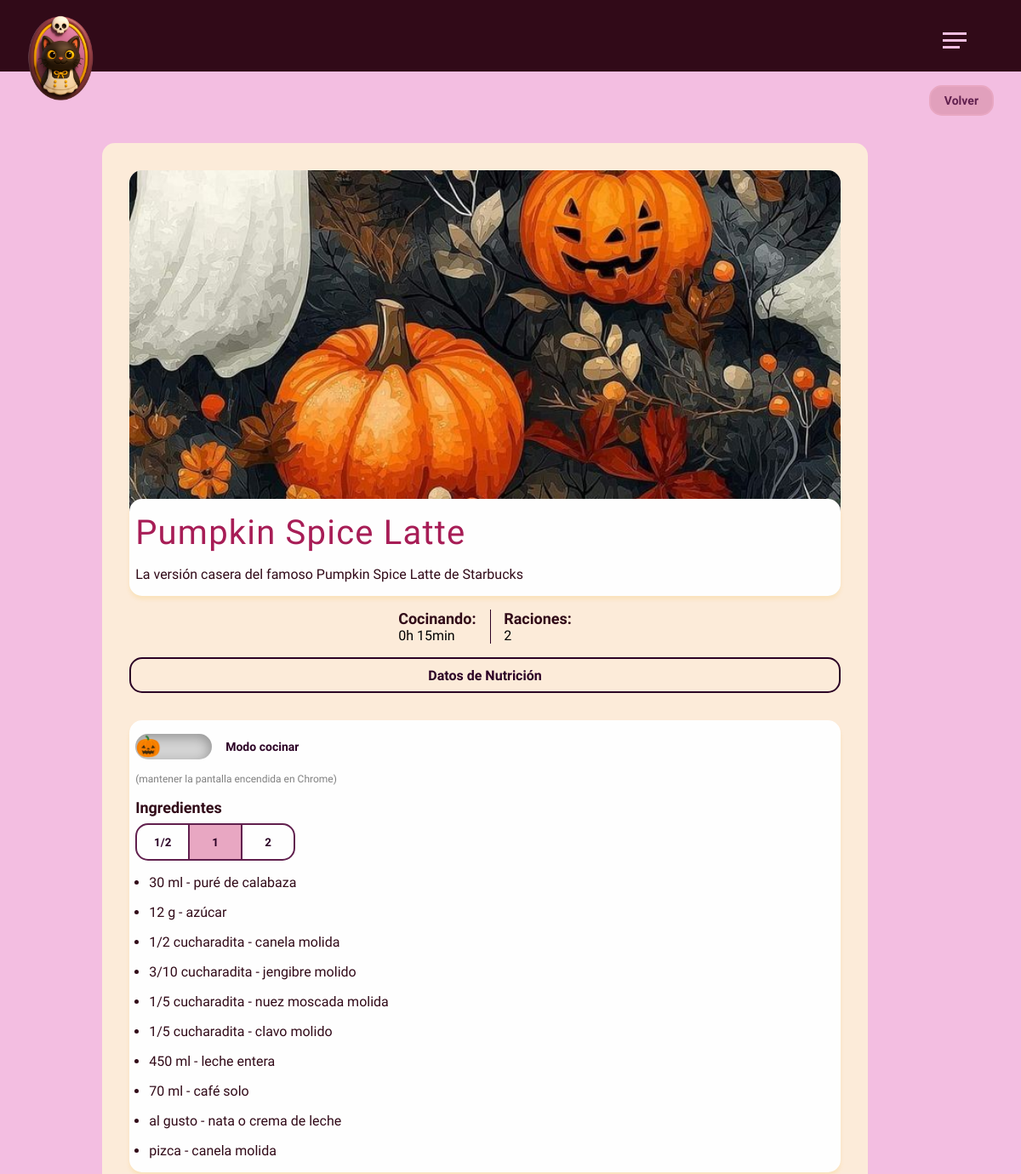
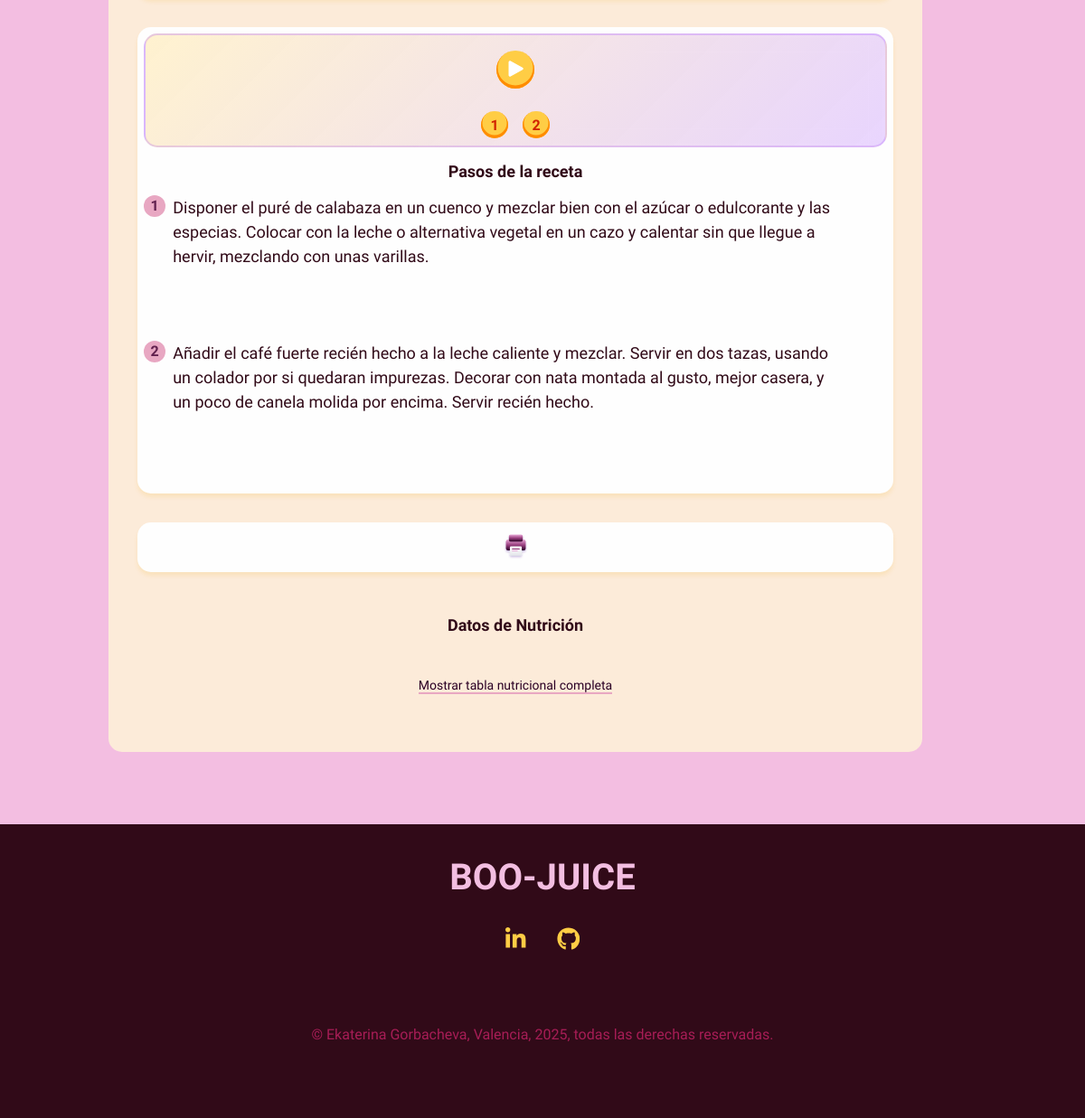
The app's page /receta/10 with its own data (2 pictures, top to bottom).
### tables this page shows
CREATE TABLE recetas (
        id INTEGER PRIMARY KEY AUTOINCREMENT,
        usuario_id INTEGER NULL,
        nombre_receta TEXT NOT NULL,
        descripcion TEXT NOT NULL 
            DEFAULT 'Nadie podría describir con palabras el sabor de este plato',
        portada TEXT,
        video TEXT,
        tiempo_preparacion INTEGER,
        cantidad_porciones INTEGER NOT NULL DEFAULT 2,
        fecha_creacion DATETIME NOT NULL,
        fecha_modificacion DATETIME NOT NULL DEFAULT CURRENT_TIMESTAMP,
        FOREIGN KEY (usuario_id)
            REFERENCES usuarios(id)
            ON DELETE SET NULL
    );

CREATE TABLE ingredientes_en_receta (
        id INTEGER PRIMARY KEY AUTOINCREMENT,
        receta_id INTEGER NOT NULL,
        ingrediente_id INTEGER NOT NULL,         
        cantidad REAL NOT NULL DEFAULT 1.0,
        medida TEXT NOT NULL CHECK (
            medida IN (
                'pieza', 'g', 'kg', 'cuchara', 'cucharadita',
                'taza', 'ml', 'l', 'al gusto', 'pizca'
            )
        ),
        FOREIGN KEY (receta_id)
            REFERENCES recetas(id)
            ON DELETE CASCADE, 
        FOREIGN KEY (ingrediente_id)
            REFERENCES ingredientes(id)
            ON DELETE CASCADE
    );

CREATE TABLE ingredientes (
        id INTEGER PRIMARY KEY AUTOINCREMENT,
        nombre_ingrediente_es TEXT NOT NULL,
        nombre_ingrediente_en TEXT,  
        protein_G REAL, 
        fat_G REAL, 
        energy_KCAL REAL,
        carbohydrate_G REAL, 
        fecha_creacion DATETIME NOT NULL,
        fecha_modificacion DATETIME NOT NULL DEFAULT CURRENT_TIMESTAMP  
        
              
    );

CREATE TABLE pasos_receta (
        id INTEGER PRIMARY KEY AUTOINCREMENT,
        receta_id INTEGER NOT NULL,
        numero_paso INTEGER NOT NULL,
        descripcion TEXT NOT NULL,
        imagen TEXT,
        FOREIGN KEY (receta_id)
            REFERENCES recetas(id)
            ON DELETE CASCADE,
        UNIQUE (receta_id, numero_paso)
    );

### routes/showrecepies.py (the view)
@recepy_page.route('/receta/<int:id>')
def receta(id):
    is_user = session.get('user_loggedin')
    if is_user:
        user_sql_id = session.get("sql_user_id")
    else: user_sql_id = ""
    try:
        with dbquery.get_connection('recetas.db') as conn:
            data = dbquery.get_receta_by_id(id, conn)
            for item in (data or {}).get('ingredientes', []):
                if type(item['cantidad']) == float and (item['cantidad'] < 1 and item['cantidad'] > 0):
                    frac = Fraction(item['cantidad']).limit_denominator(10)
                    item['cantidad_str'] = str(frac)
                elif type(item['cantidad']) == float and item['cantidad'] >= 1:
                    item['cantidad_str'] = f"{item['cantidad']:g}"
                else:
                    item['cantidad_str'] = ''
            receta_in_favoritos = dbquery.check_receta_in_favoritos(conn, id, user_sql_id)
            can_save = bool(is_user and not receta_in_favoritos)
    except Exception as e:
        logger.error(f"Error getting data: {e}")
        abort(500)
    if not data:
        abort(404)
    return render_template('receta.html', data=data, user=is_user, can_save=can_save)

### app.py (called while the page is built)
@app.before_request
def load_user_from_session():
    uid = session.get("uid")
    if uid:
        g.user = {
            "uid": uid,
            "email_verified": session.get("email_verified", False)
        }
    else:
        g.user = None

### sqlite_CRUD_script.py (called while the page is built)
def create_connection(db_name: str) -> sqlite3.Connection:
    conn = sqlite3.connect(db_name)
    logger.debug('Conexión con DB establecida de forma correcta')
    return conn

def close_connection(conn):
    conn.close()
    logger.debug('Conexion con DB finalizada de forma correcta.')

@contextmanager
def get_connection(db_name: str):
    conn = create_connection(db_name)
    try:
        yield conn
    finally:
        close_connection(conn)

def make_dicts(cursor, row):
    return dict((cursor.description[idx][0], value)
                for idx, value in enumerate(row))

def check_receta_in_favoritos(conn, receta_id, user_id):
    conn.row_factory = make_dicts
    cursor = conn.cursor()
    cursor.execute("""
        SELECT * FROM usuarios_recetas_favoritos WHERE receta_id = ? AND usuario_id = ?;
    """, (receta_id, user_id))
    recetas = cursor.fetchall()
    return True if recetas else False

### templates/receta.html (shortened to what this page needs)
{% extends './layout.html' %}
{% block styles %}
<link rel="stylesheet" href="{{ url_for('static', filename='styles/receta.css')}}">
{% endblock %}
{% block volver_button %}
    <a href="/recetas#{{ 'receta_id_' + data.id|string }}" onclick="history.back(); return false;" class="volver-button">Volver </a>
{% endblock %}
{% block content %}
<div class="wrapper-main">
    <div class="content-inner">
        <section class="comon__info">
            <div class="cell">
                    <div class="img__box">
                        <img
                            src="{{ data.portada or [
                                url_for('static', filename='assets/images/shopping.jpg'),
                                url_for('static', filename='assets/images/pattern2.jpg'),
                                url_for('static', filename='assets/images/pattern3.jpg'),
                                url_for('static', filename='assets/images/pattern_boo_1.jpg'),
                                url_for('static', filename='assets/images/iconPimpkinIdea.jpg')
                            ] | random }}"
                            alt="{{ data.nombre_receta }}"
                            >
                    </div>
                    <div class="title__box">
                        <div class="name__like_btn">
                            <h1>{{ data.nombre_receta }}</h1>
                        </div>
                        <p>{{ data.descripcion }}</p>
                    </div>
            </div>
            <div class="preparation__info">
                <div>
                    <h3 class="label">Cocinando:</h3>
                    <p>{{ data.tiempo_preparacion//60 }}h {{ data.tiempo_preparacion%60 }}min</p>
                </div>
                <div>
                    <h3 class="label">Raciones:</h3>
                    <p>{{ data.cantidad_porciones }}</p>
                </div>
            </div>
            <a href="#nutricion" class="outlined__link">Datos de Nutrición</a>
        </section>
        <section class="ingredientes">
            <div class="ingredientes__btns">
                <label class="theme-toggle" aria-label="Toggle for no shutdown display">
                    <span class="slider">
                        <span class="icon">🎃</span>
                    </span>
                </label>
                <p class="toggle_label">Modo cocinar</p>
            </div>
            <small class="hint_pantalla">(mantener la pantalla encendida en Chrome)</small>
            <div class="ingredientes__size">
                <h3 class="label">Ingredientes</h3>
                <div class="btns__box">
                    <button data-factor="0.5">1/2</button>
                    <hr>
                    <button data-factor="1" class="active">1</button>
                    <hr>
                    <button data-factor="2">2</button>
                </div>
            </div>
            <ul class="ingredientes__list">
                {% for item in data.ingredientes %}
                <li
                    data-base="{{ item.cantidad }}"
                    data-medida="{{ item.medida }}"
                    data-nombre="{{ item.nombre_ingrediente_es }}"
                >{{ item.cantidad_str }} {{ item.medida }} - {{ item.nombre_ingrediente_es }}</li>
                {% endfor %}
            </ul>
        </section>
        <section class="steps">
            {% if data.pasos %}
            <div class="player-box">
                <div class="player">
                    <button type="button" id="play_recepy" class="play">
                        <svg xmlns="http://www.w3.org/2000/svg" viewBox="0 0 448 512" class="play_svg" fill="currentColor">
                            <path d="M91.2 36.9c-12.4-6.8-27.4-6.5-39.6 .7S32 57.9 32 72l0 368c0 14.1 7.5 27.2 19.6 34.4s27.2 7.5 39.6 .7l336-184c12.8-7 20.8-20.5 20.8-35.1s-8-28.1-20.8-35.1l-336-184z"/>
                        </svg>
                    </button>
                </div>
                <div class="step-box">
                    {% for item in data.pasos %}
                    <button class="player-by-step" type="button"> {{ item.numero_paso }} </button>
                    {% endfor %}
                </div>
            </div>
            {% endif %}
            <h3 class="label">Pasos de la receta</h3>
            {% for item in data.pasos %}
            <div class="step"
                data-base="{{ item.numero_paso }}"
                data-medida="{{ item.descripcion }}"
            >
                <div class="step_num"><p>{{ item.numero_paso }}</p></div>
                <p>{{ item.descripcion }}</p>
            </div>
            {% endfor %}
        </section>
        <section class="steps_end_btns_box">
            <div class="steps_end_btns">
                <a href="{{ url_for('recepy_page.recepy_pdf', id=data.id)  }}" target="_blank">
                </a>
            </div>
        </section>
        <section class="nutricion" id="nutricion">
            <h3 class="label">Datos de Nutrición</h3>
            <div class="simple_link">
                <a href="{{ url_for('calorias', id=data.id) }}" >Mostrar tabla nutricional completa</a>
                <hr>
            </div>
        </section>
    </div>
</div>
{% endblock %}

### static/styles/layout.css (style rules this page uses)
.volver-button { padding: 0.5rem 1rem; background-color: rgb(225.25, 160.25, 188.2); color: #61204e; border: solid 2px #e8a7c2; border-radius: 15px; cursor: pointer; text-decoration: none; font-weight: 600; font-size: 14px; font-family: "Bai Jamjuree", sans-serif; letter-spacing: 10%; transition: all 0.5s ease-in-out; }
.label { font-size: clamp(1rem, 1.5vw, 1.2rem); font-family: "Bai Jamjuree", sans-serif; color: #61204e; font-weight: 600; }
* { margin: 0; padding: 0; box-sizing: border-box; font-family: "Bai Jamjuree", sans-serif; scroll-behavior: smooth; scroll-margin-top: 20vh; }
body { background-color: #F3BEE1; min-height: 100vh; display: flex; flex-direction: column; align-items: center; justify-content: center; text-align: start; }

### records on screen
recetas: nombre_receta "Pumpkin Spice Latte", descripcion "La versión casera del famoso Pumpkin Spice Latte de Starbucks", tiempo_preparacion "0", data.tiempo_preparacion%60 "15", cantidad_porciones "2"
ingredientes_en_receta: cantidad_str "30", medida "ml", nombre_ingrediente_es "puré de calabaza"
ingredientes_en_receta: cantidad_str "12", medida "g", nombre_ingrediente_es "azúcar"
ingredientes_en_receta: cantidad_str "1/2", medida "cucharadita", nombre_ingrediente_es "canela molida"
ingredientes_en_receta: cantidad_str "3/10", medida "cucharadita", nombre_ingrediente_es "jengibre molido"
ingredientes_en_receta: cantidad_str "1/5", medida "cucharadita", nombre_ingrediente_es "nuez moscada molida"
ingredientes_en_receta: cantidad_str "1/5", medida "cucharadita", nombre_ingrediente_es "clavo molido"
ingredientes_en_receta: cantidad_str "450", medida "ml", nombre_ingrediente_es "leche entera"
ingredientes_en_receta: cantidad_str "70", medida "ml", nombre_ingrediente_es "café solo"
ingredientes_en_receta: medida "al gusto", nombre_ingrediente_es "nata o crema de leche"
ingredientes_en_receta: medida "pizca", nombre_ingrediente_es "canela molida"
pasos_receta: numero_paso "1", descripcion "Disponer el puré de calabaza en un cuenco y mezclar bien con el azúcar o edulcorante y las especias. Colocar con la leche o alternativa vegetal en un cazo y calentar sin que llegue a hervir, mezclando con unas varillas."
pasos_receta: numero_paso "2", descripcion "Añadir el café fuerte recién hecho a la leche caliente y mezclar. Servir en dos tazas, usando un colador por si quedaran impurezas. Decorar con nata montada al gusto, mejor casera, y un poco de canela molida por encima. Servir recién hecho."
